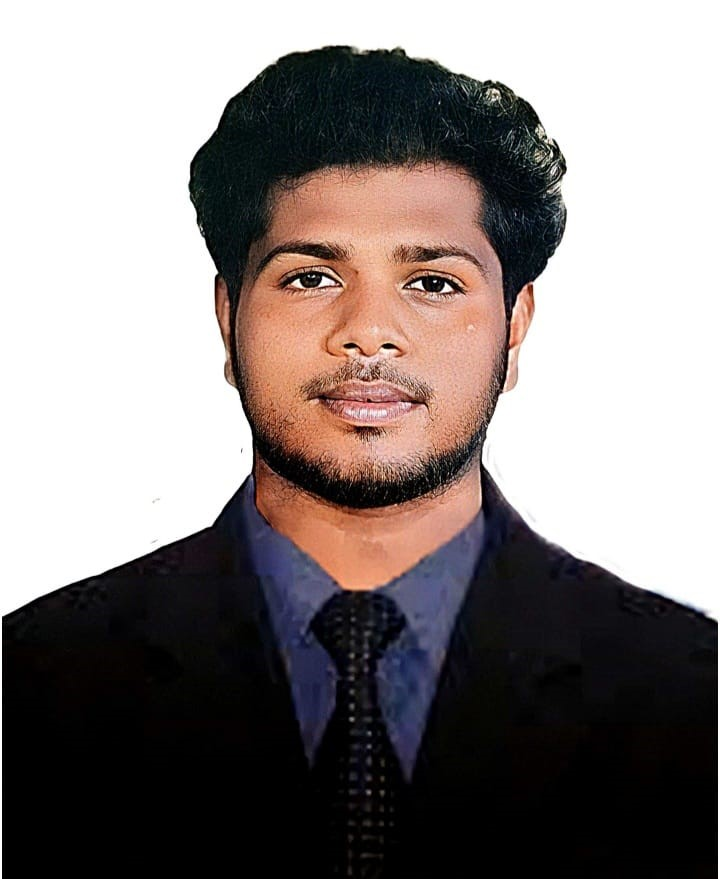
#> input picture photo color/RRA2.jpg, 720 x 879 px
$ python pydemo2.py
#> lines starting #> are read from the running program, lines starting #| are printed output that depends on the picture
import cv2
img=cv2.imread("RRA2.jpg")
#> img is the input picture: shape (879, 720, 3); mean B, G, R 127.6, 129.1, 137
grayImage=cv2.cvtColor(img,cv2.COLOR_BGR2GRAY)
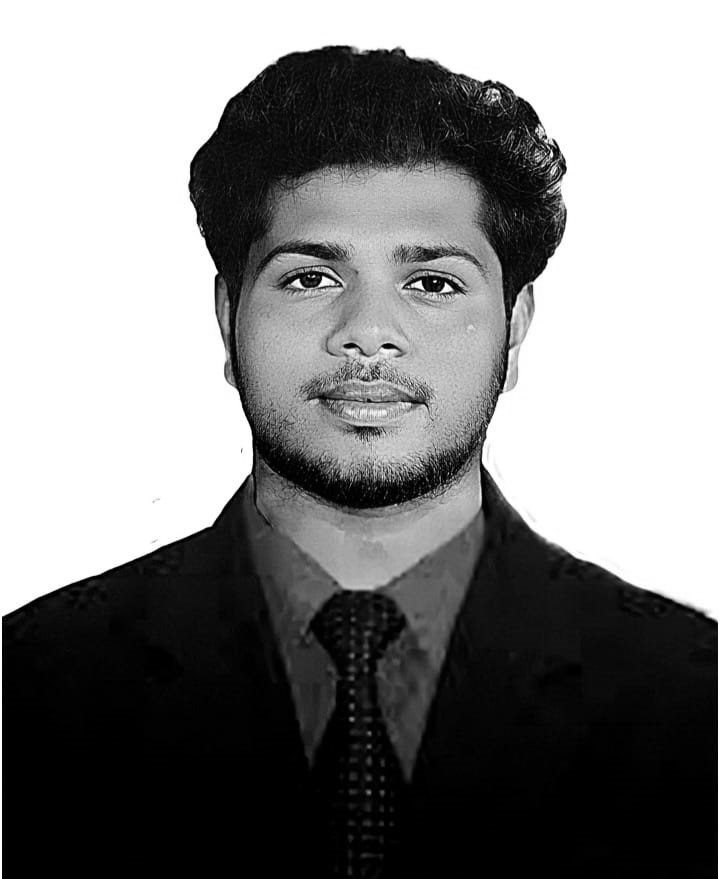
#> grayImage: shape (879, 720); min 0, max 255, mean 131.3
cv2.imshow('orginal',img)
cv2.imshow('Gray',grayImage)
cv2.imwrite('graynew.jpg',grayImage)
